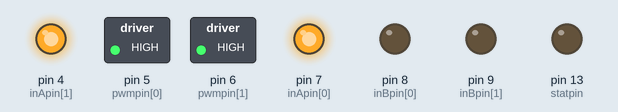
A sketch run on a simulated Arduino Uno, built with avr-gcc and run on an emulated ATmega328P. Parts: switched loads named in the sketch (green lamp = pin HIGH), output pins drawn as LEDs (lit = HIGH).

Above: at 0.1 s.
Timing chart, 0 to 1.6 s (numbered marks = the images above):
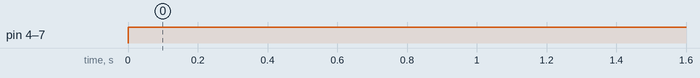

Measured:
- by itself, pin 4 (inApin[1]), pin 5 (pwmpin[0]), pin 6 (pwmpin[1]), pin 7 (inApin[0]): LOW → HIGH at 0.00 s

The sketch:

MonsterMotoShield2.ino
```cpp
//RIGHT AND LEFT NEED TO BE OPPOSITE
//set up clock instead of delay

#define BRAKEVCC 0
#define CW   1 //clockwise
#define CCW  2 //counterclockwise
#define BRAKEGND 3
#define CS_THRESHOLD 100

/*  VNH2SP30 pin definitions
 xxx[0] controls '1' outputs
 xxx[1] controls '2' outputs */
int inApin[2] = {7, 4};  // INA: Clockwise input
int inBpin[2] = {8, 9}; // INB: Counter-clockwise input
int pwmpin[2] = {5, 6}; // PWM input
int cspin[2] = {2, 3}; // CS: Current sense ANALOG input
int enpin[2] = {0, 1}; // EN: Status of switches output (Analog pin)
int interval = 2500; //interval at which to check surroundings

int statpin = 13;

void setup()
{
  Serial.begin(9600);

  pinMode(statpin, OUTPUT);

  // Initialize digital pins as outputs
  for (int i=0; i<2; i++)
  {
    pinMode(inApin[i], OUTPUT);
    pinMode(inBpin[i], OUTPUT);
    pinMode(pwmpin[i], OUTPUT);
  }
  // Initialize braked
  for (int i=0; i<2; i++)
  {
    digitalWrite(inApin[i], LOW);
    digitalWrite(inBpin[i], LOW);
  }
  // motorGo(0, CW, 1023); //1023 is HIGH
  // motorGo(1, CCW, 1023);
}

//if want 50% power go from 1023 to 1023/2
void loop() {
  //motor goes forward, checks every 2.5 seconds
  motorGo(0, CW, 1023);
  motorGo(1, CW, 1023);
  /*
   time = millis() + oneDelay;
   */
  delay(2500);


}

//sets up motor to go
void motorGo(uint8_t motor, uint8_t direct, uint8_t pwm)
{
  if (motor <= 1)
  {
    if (direct <=4)
    {
      // Set inA[motor]
      if (direct <=1)
        digitalWrite(inApin[motor], HIGH);
      else
        digitalWrite(inApin[motor], LOW);

      // Set inB[motor]
      if ((direct==0)||(direct==2))
        digitalWrite(inBpin[motor], HIGH);
      else
        digitalWrite(inBpin[motor], LOW);

      analogWrite(pwmpin[motor], pwm);
    }
  }
}
```
